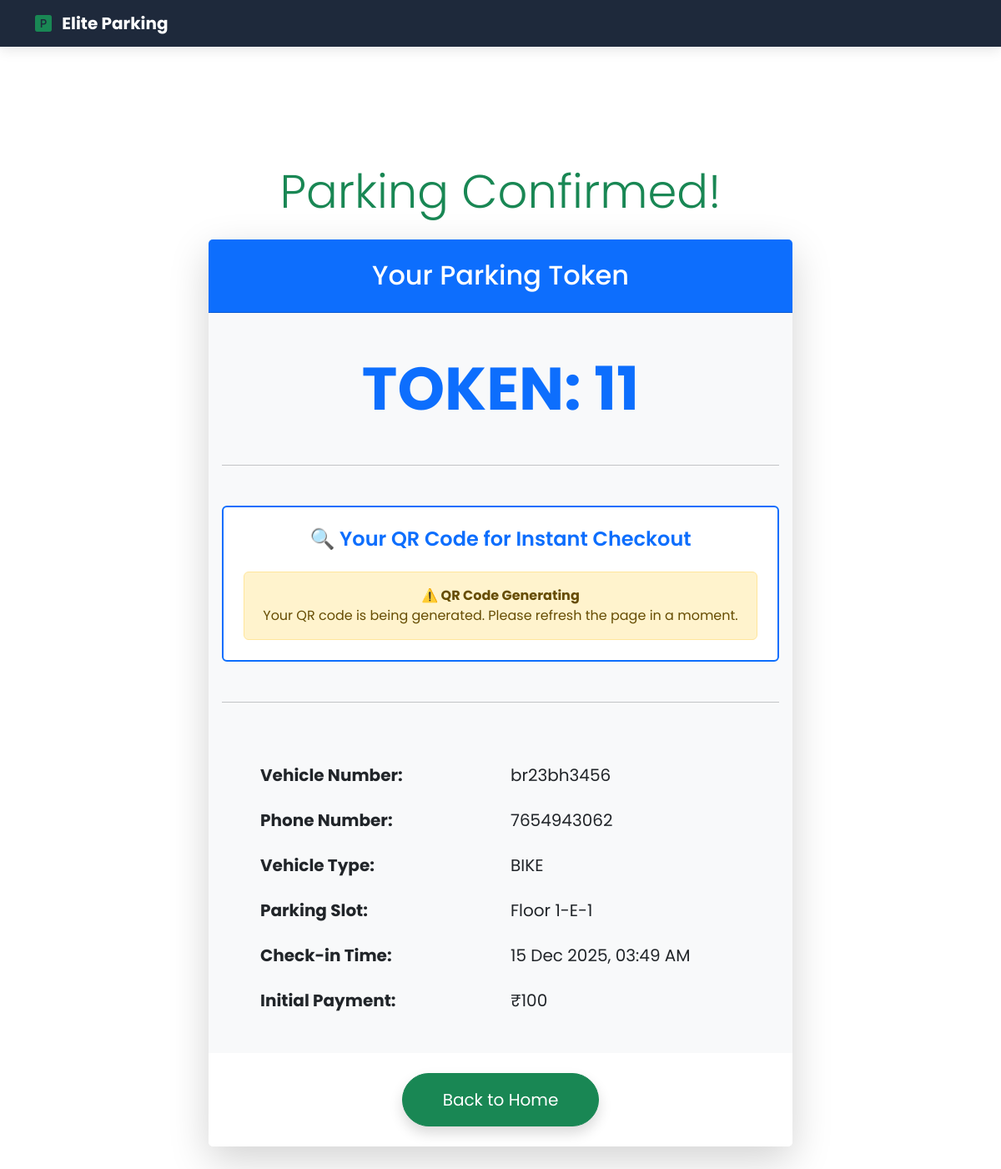
Screenshot of /token/11/ with the database file from the repository.
### parking/models.py (models this page shows, shortened)
class Ticket(models.Model):
    qr_code = models.ImageField(upload_to="qrcodes/", blank=True, null=True)
    vehicle_number = models.CharField(max_length=20)
    phone = models.CharField(max_length=15)
    vehicle_type = models.CharField(max_length=10)
    slot = models.ForeignKey(Slot, on_delete=models.SET_NULL, null=True)
    check_in = models.DateTimeField(default=timezone.now)
    check_out = models.DateTimeField(null=True, blank=True)
    initial_payment = models.IntegerField(default=0)
    final_amount = models.IntegerField(null=True, blank=True)

class Slot(models.Model):
    floor = models.ForeignKey(Floor, on_delete=models.CASCADE)
    section = models.CharField(max_length=1)
    slot_number = models.IntegerField()
    vehicle_type = models.CharField(max_length=10)
    is_available = models.BooleanField(default=True)
    class Meta:
        unique_together = ("floor", "section", "slot_number")
    def __str__(self):
        return f"{self.floor}-{self.section}-{self.slot_number}"

class Floor(models.Model):
    number = models.IntegerField(unique=True)
    price_increment = models.IntegerField(default=0)  # +5 per floor
    def __str__(self):
        return f"Floor {self.number}"

### parking/views.py (the view)
# urls.py: path("token/<int:ticket_id>/", views.token_success, name="token_success"),
def token_success(request, ticket_id):
    ticket = get_object_or_404(Ticket, id=ticket_id)
    return render(request, "token_success.html", {"ticket": ticket})

### templates/token_success.html (shortened to what this page needs)
{% extends "base.html" %}
{% block content %}
<div class="container text-center mt-5 py-5">
    <h1 class="display-4 text-success mb-4">Parking Confirmed!</h1>
    <div class="card mx-auto shadow-lg border-0" style="max-width: 700px;">
        <div class="card-header bg-primary text-white py-4">
            <h2 class="mb-0">Your Parking Token</h2>
        </div>
        <div class="card-body py-5 bg-light">
            <h1 class="display-2 fw-bold text-primary mb-5">
                TOKEN: {{ ticket.id }}
            </h1>
            <hr class="my-5">
            <div class="mb-5 p-4 bg-white rounded border border-2 border-primary">
                <h4 class="mb-4 fw-semibold text-primary">🔍 Your QR Code for Instant Checkout</h4>
                {% if ticket.qr_code %}
                    <div class="text-center">
                        <img src="{{ ticket.qr_code.url }}"
                             alt="QR Code"
                             width="300"
                             height="300"
                             class="img-fluid rounded shadow"
                             style="background: white; padding: 15px; border: 2px solid #007bff;">
                        <p class="mt-4 mb-0 text-muted fs-6">
                            <strong>Scan this QR code to go directly to your bill</strong>
                        </p>
                        <p class="text-muted small">Or click the button below to view it larger</p>
                    </div>
                    <div class="text-center mt-4">
                        <button type="button" class="btn btn-outline-primary btn-sm px-4 py-2" data-bs-toggle="modal" data-bs-target="#qrModal">
                            <i class="bi bi-zoom-in me-2"></i> View QR Code Larger
                        </button>
                    </div>
                {% else %}
                    <div class="alert alert-warning mb-0">
                        <strong>⚠️ QR Code Generating</strong><br>
                        Your QR code is being generated. Please refresh the page in a moment.
                    </div>
                {% endif %}
            </div>
            <hr class="my-5">
            <div class="row text-start fs-5 g-4" style="max-width: 600px; margin: 0 auto;">
                <div class="col-sm-6"><strong>Vehicle Number:</strong></div>
                <div class="col-sm-6">{{ ticket.vehicle_number }}</div>
                <div class="col-sm-6"><strong>Phone Number:</strong></div>
                <div class="col-sm-6">{{ ticket.phone }}</div>
                <div class="col-sm-6"><strong>Vehicle Type:</strong></div>
                <div class="col-sm-6">{{ ticket.vehicle_type }}</div>
                <div class="col-sm-6"><strong>Parking Slot:</strong></div>
                <div class="col-sm-6">{{ ticket.slot }}</div>
                <div class="col-sm-6"><strong>Check-in Time:</strong></div>
                <div class="col-sm-6">{{ ticket.check_in|date:"d M Y, h:i A" }}</div>
                <div class="col-sm-6"><strong>Initial Payment:</strong></div>
                <div class="col-sm-6">₹{{ ticket.initial_payment }}</div>
            </div>
        </div>
        <div class="card-footer bg-white border-0 py-4">
            <a href="{% url 'home' %}" class="btn btn-success btn-lg px-5 py-3 rounded-pill shadow">
                Back to Home
            </a>
        </div>
    </div>
</div>
{% endblock %}

### templates/base.html (style rules this page uses)
body { font-family: 'Poppins', sans-serif; background: #f8f9fa; min-height: 100vh; }

### rows the page displays
Ticket: id "11", vehicle_number "br23bh3456", phone "7654943062", vehicle_type "BIKE", slot "Floor 1-E-1", check_in "15 Dec 2025, 03:49 AM", initial_payment "100"
